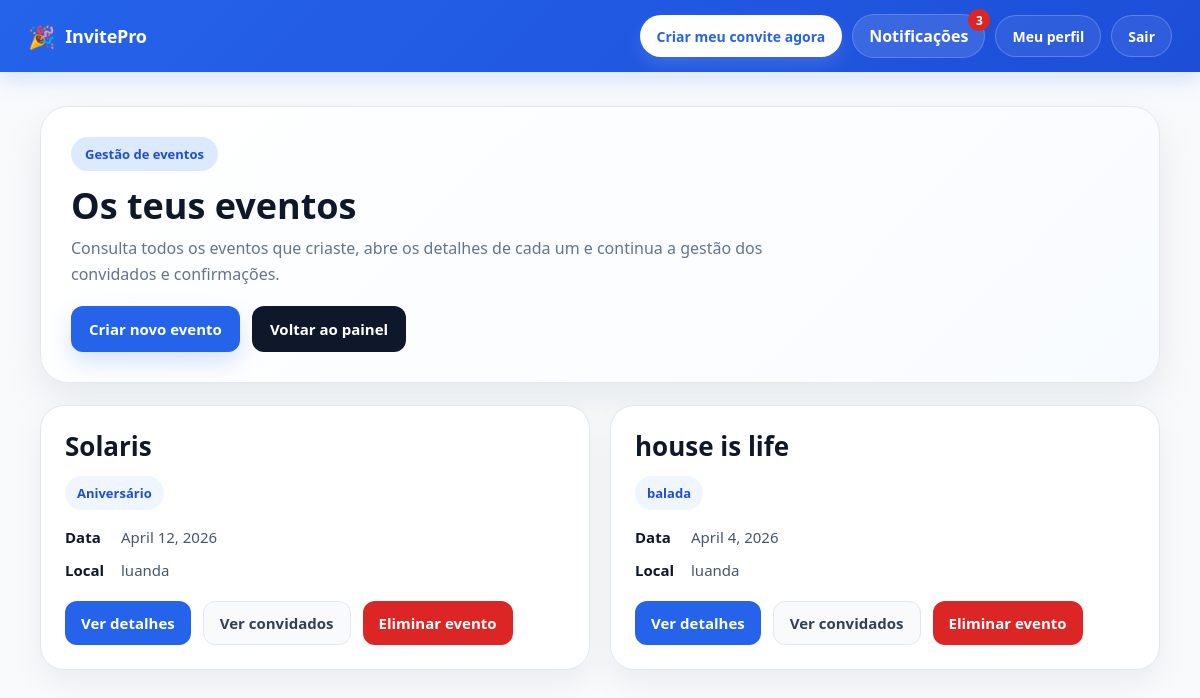
The app's page /event/ (signed in), older data.
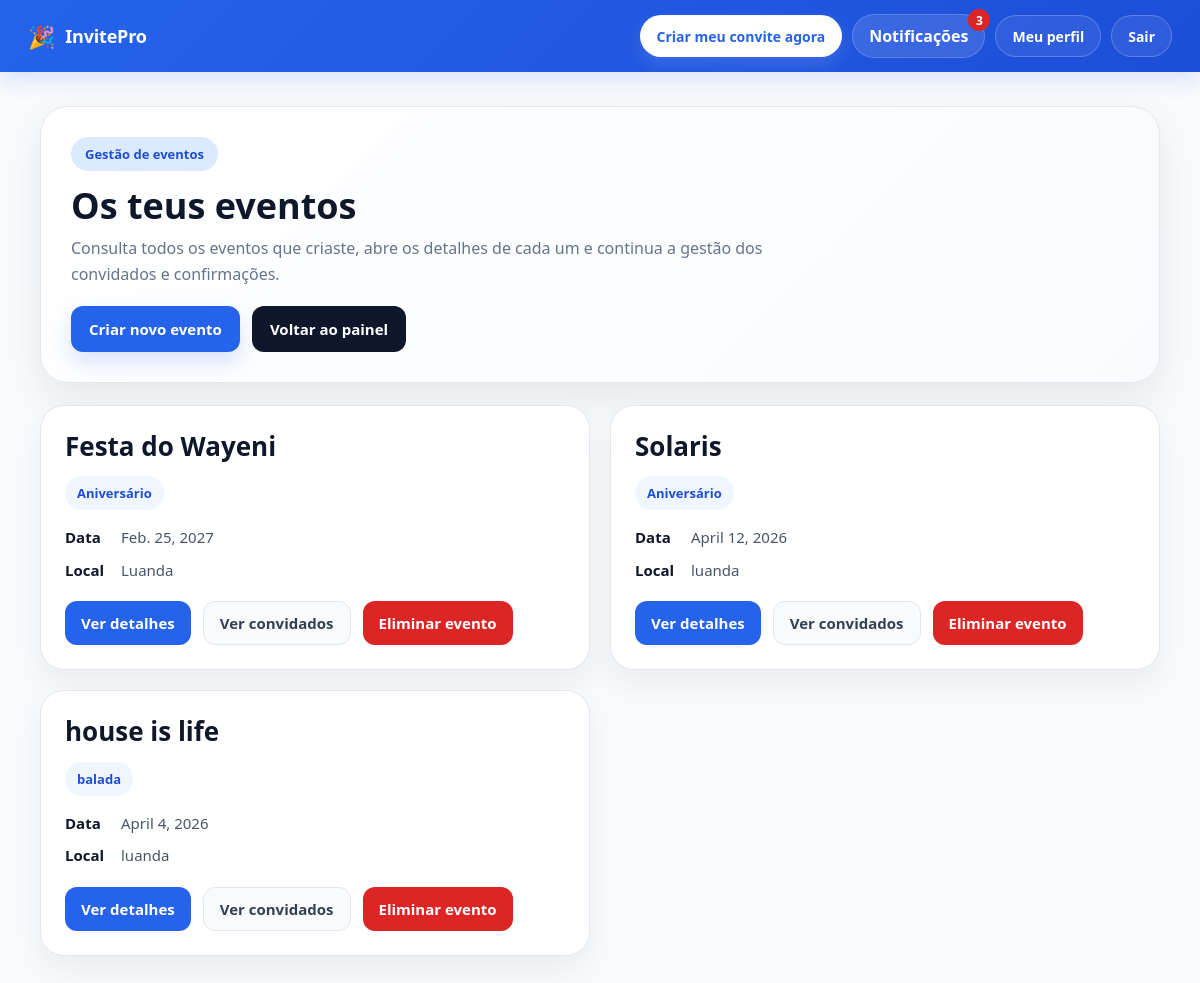
The same page, newer data.
### events/models.py (models this page shows, shortened)
class Event(models.Model):
    EVENT_TYPE_CHOICES = [
        ('aniversario', 'Aniversário'),
        ('casamento', 'Casamento'),
        ('noivado', 'Noivado'),
        ('baptizado', 'Baptizado'),
        ('cha_de_bebe', 'Chá de bebé'),
        ('formatura', 'Formatura'),
        ('conferencia', 'Conferência'),
        ('reuniao', 'Reunião'),
        ('evento_corporativo', 'Evento corporativo'),
        ('outro', 'Outro'),
    ]
    owner = models.ForeignKey(User, on_delete=models.CASCADE, null=True, blank=True)
    name = models.CharField(max_length=255)
    event_type = models.CharField(max_length=50, choices=EVENT_TYPE_CHOICES, default='outro')
    date = models.DateField()
    location = models.CharField(max_length=255, blank=True, null=True)
    description = models.TextField(blank=True, null=True)
    allowed_companions = models.PositiveIntegerField(default=0)
    @property
    def event_type_label(self):
        event_type_map = dict(self.EVENT_TYPE_CHOICES)
        return event_type_map.get(self.event_type, self.event_type)

### events/views.py (the view)
# urls.py: path('', views.event_list, name='event_list'),
@login_required
def event_list(request):
    events = Event.objects.filter(owner=request.user).order_by('-date')
    return render(request, 'events/event_list.html', {'events': events})

### notifications/context_processors.py (called while the page is built)
def notification_count(request):
    if request.user.is_authenticated:
        unread_count = Notification.objects.filter(
            user=request.user,
            is_read=False
        ).count()
    else:
        unread_count = 0
    return {
        'unread_notifications_count': unread_count
    }

### events/templates/events/event_list.html (shortened to what this page needs)
{% extends "base.html" %}
{% block content %}
<div class="events-wrapper">
    <div class="hero-card">
        <div class="hero-top">
            <div>
                <div class="hero-badge"> Gestão de eventos</div>
                <h1 class="hero-title">Os teus eventos</h1>
                <p class="hero-subtitle">
                    Consulta todos os eventos que criaste, abre os detalhes de cada um e continua a gestão dos convidados e confirmações.
                </p>
            </div>
            <div class="hero-actions">
                <a href="/create/" class="hero-btn primary"> Criar novo evento</a>
                <a href="/" class="hero-btn secondary"> Voltar ao painel</a>
            </div>
        </div>
    </div>
    {% if events %}
        <div class="events-grid">
            {% for event in events %}
                <div class="event-card">
                    <div class="event-card-top">
                        <h2 class="event-title">
                            <a href="/event/{{ event.id }}/">{{ event.name }}</a>
                        </h2>
                        <div class="event-badge">{{ event.event_type_label }}</div>
                        <div class="event-meta">
                            <div class="event-meta-item">
                                <span class="event-meta-label">Data</span>
                                <span>{{ event.date }}</span>
                            </div>
                            <div class="event-meta-item">
                                <span class="event-meta-label">Local</span>
                                <span>{{ event.location }}</span>
                            </div>
                        </div>
                    </div>
             <div class="event-actions">
    <a href="/event/{{ event.id }}/" class="event-btn primary">Ver detalhes</a>
    <a href="{% url 'event_guests' event.id %}" class="event-btn light">Ver convidados</a>
    <a href="{% url 'delete_event' event.id %}"
       class="event-btn danger"
       onclick="return confirm('Tens a certeza que queres eliminar este evento?');">
        Eliminar evento
    </a>
</div>
                </div>
            {% endfor %}
        </div>
    {% endif %}
</div>
{% endblock %}

Row changes from the older to the newer data that the page shows:
added Event: name "Festa do Wayeni", event_type_label "Aniversário", date "Feb. 25, 2027", location "Luanda"
